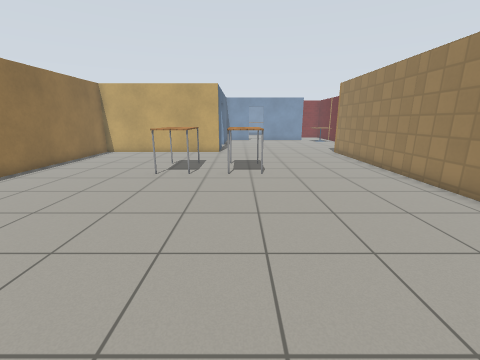
view 1 (above)

16 first-person views from a walk through a world built for the Gazebo simulator. The camera is 1.2 m above the floor, tilts 14° down and sees 90° across. The floor is counted in squares, 0.5 m on a side. Each view is taken from the middle of a square. On the plan, view 1 faces up. The plan holds only what a view shows up to about 16 squares ahead; the rest is blank. Simple patterns stand in for the simulator's built-in surfaces.

view 2
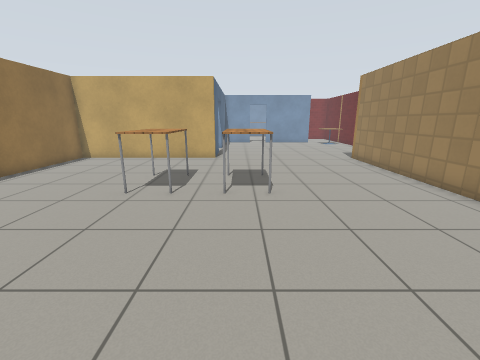

view 3
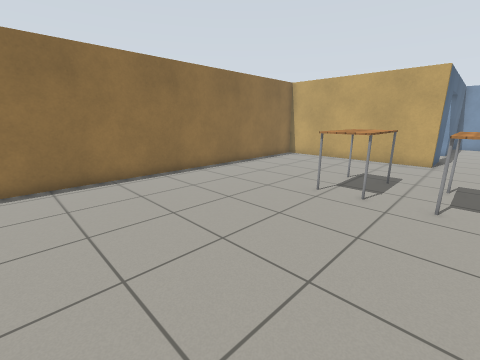

view 4
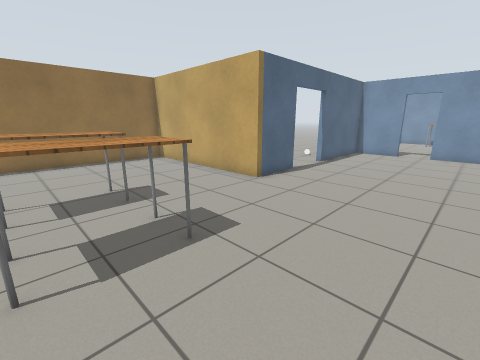

view 5
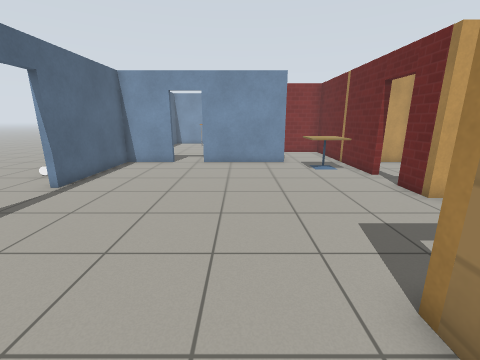

view 6
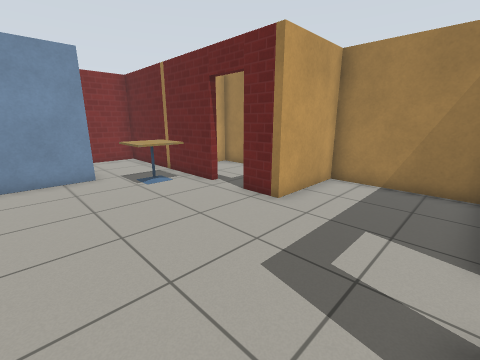

view 7
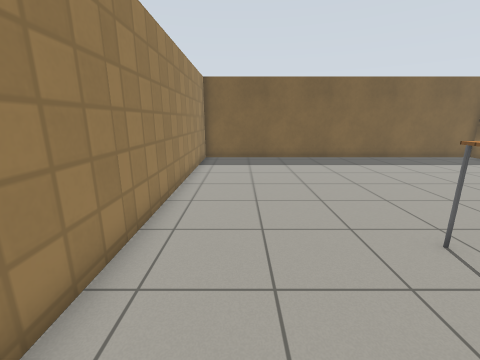

view 8
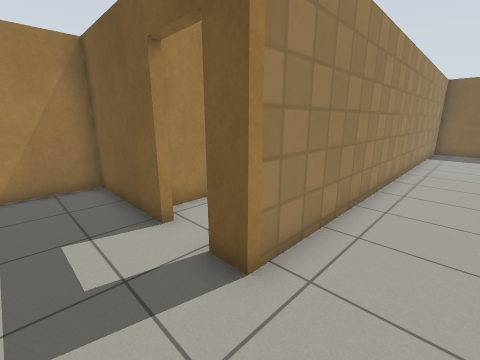

view 9
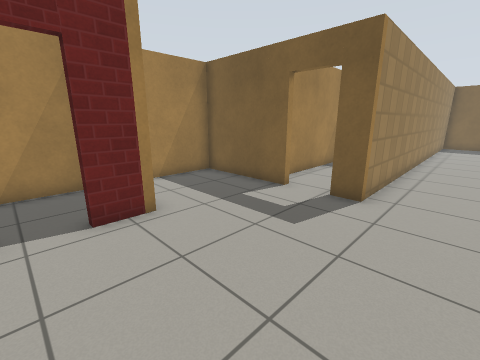

view 10
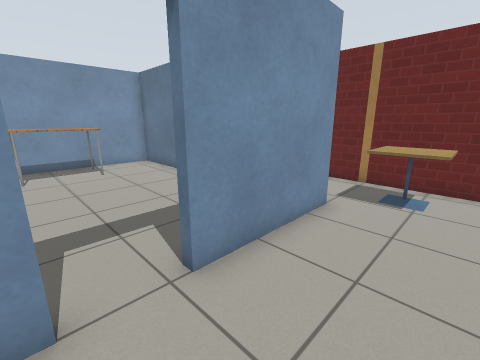

view 11
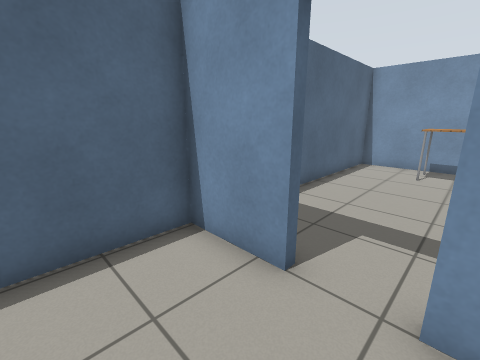

view 12
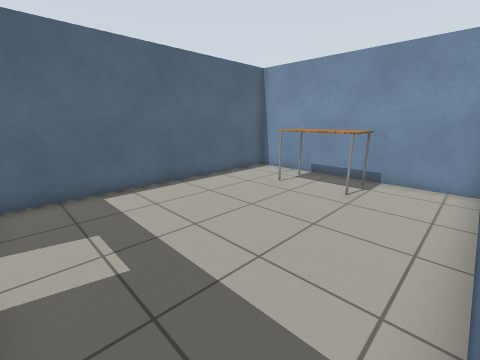

view 13
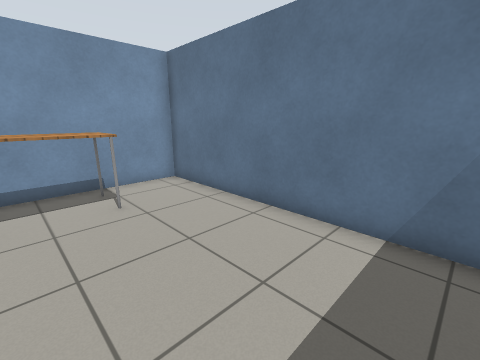

view 14
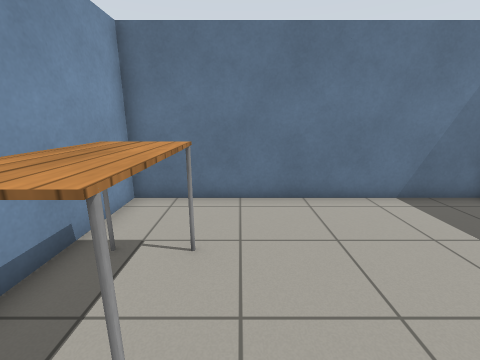

view 15
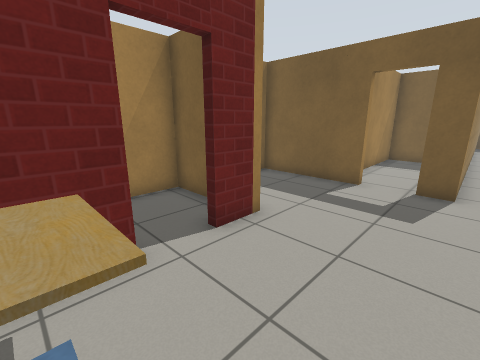

view 16
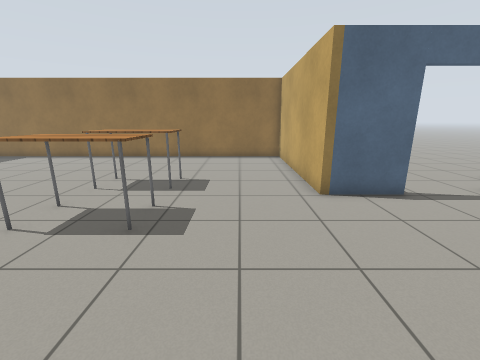

### Floor plan
Points are (right, up) in squares from view 1. A wall is a line through its corners. A room is listed if a view was taken in it or the views show most of it. See-through windows are left out.
Room 1 (views 1, 2, 3, 4, 5, 6, 7, 8, 9, 10, 11, 15, 16)
walls: (-1.6, 21.5) (-1.6, 18.7) (-10.3, 18.7) (-10.3, -0.8) (7.3, -0.8) (7.3, 18.6) (8.3, 18.6); (10, 18.6) (14.7, 18.6) (14.7, 23.3) (11, 23.3) (11, 24.8); (1.1, 30) (-1.6, 30) (-1.6, 24.4); (11, 26.6) (11, 34.6) (8.6, 34.6); (7.6, 30) (2.9, 30)
ways out: open door at (2, 30) to room 2; open door at (11, 25.5) to room 3; open door at (9.3, 18.3) to room 4; open door at (-2, 23)
objects: table (-4, 11) to (-3, 13); table (0, 11) to (1, 13); cafe table (9, 28) to (10, 29)
Room 2 (views 12, 13, 14)
walls: (7.3, 30.4) (7.3, 41.4) (-1.6, 41.4) (-1.6, 30.8)
ways out: open door at (2, 30) to room 1
objects: table (1, 39) to (4, 40)
Room 3 (no view inside)
walls: (14.7, 28.4) (14.7, 30) (13.2, 30); (12.9, 23.6) (14.7, 23.6) (14.7, 26.2)
ways out: open door at (11, 25.5) to room 1
Room 4 (no view inside)
walls: (9.2, 10.8) (11, 10.8) (11, 17.9)
ways out: open door at (9.3, 18.3) to room 1

Where each view was taken, in squares from view 1:
view 1: 0 up, 0 right, facing up
view 2: 3 up, 0 right, facing up
view 3: 3 up, 0 right, facing up-left
view 4: 11 up, 5 right, facing up-left
view 5: 16 up, 5 right, facing up
view 6: 19 up, 5 right, facing up-right
view 7: 15 up, 5 right, facing down
view 8: 21 up, 5 right, facing down-right
view 9: 26 up, 5 right, facing down-right
view 10: 27 up, 1 right, facing up-right
view 11: 27 up, 3 right, facing up-left
view 12: 31 up, 7 right, facing up-left
view 13: 32 up, 2 right, facing up-right
view 14: 38 up, 0 right, facing right
view 15: 28 up, 7 right, facing down-right
view 16: 16 up, 6 right, facing left
